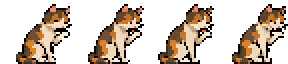
#> input picture game/side_data/chars/cat_calico/groom.png, 144 x 32 px (shown 2 times larger)
$ python preview.py ../../../game/side_data/chars/cat_calico/groom.png ../../../game/side_data/chars/cat_calico/idle_side.png out.png
#> lines starting #> are read from the running program, lines starting #| are printed output that depends on the picture
"""预览：地面网格按根运动滚动、人物居中（镜头跟随）。三栏：8 帧逐帧前进 / 8 帧连续前进（现游戏）/ 16 帧连续前进。"""
import sys
import numpy as np
from PIL import Image, ImageDraw

SC = 4; GIFFPS = 50; SECS = 2.3
ROWS = ['down', 'left', 'right', 'up']


def ground(w, h, off, axis):
    g = np.zeros((h, w, 3), np.uint8); g[:] = (214, 204, 184)
    for i in range(-2, (w if axis == 'x' else h) // 8 + 3):
        p = int(np.floor(i * 8 - off % 8))
        if axis == 'x' and 0 <= p < w: g[:, p] = (170, 160, 140)
        if axis == 'y' and 0 <= p < h: g[p, :] = (170, 160, 140)
    for i in range(-2, (h if axis == 'x' else w) // 8 + 3):
        p = i * 8
        if axis == 'x' and 0 <= p < h: g[p, :] = (190, 180, 160)
        if axis == 'y' and 0 <= p < w: g[:, p] = (190, 180, 160)
    return g


def panel(sheet, d, n, fps, step, mode, t):
    r = ROWS.index(d)
    axis = 'x' if d in ('left', 'right') else 'y'
    sg = 1 if d in ('right', 'down') else -1
    w, h = (96, 48) if axis == 'x' else (48, 72)
    nf = t * fps
    k = int(nf) % n
    dist = (int(nf) * step) if mode == 'F' else nf * step       # 身体前进距离
    g = ground(w, h, sg * dist, axis)
    img = Image.fromarray(g).convert('RGBA')
    fr = Image.fromarray(sheet[40 * r:40 * r + 40, 32 * k:32 * k + 32])
    img.alpha_composite(fr, ((w - 32) // 2, (h - 40) // 2 + (4 if axis == 'x' else 0)))
    return img.resize((w * SC, h * SC), Image.NEAREST)


if __name__ == '__main__':
    s8 = np.array(Image.open(sys.argv[1]).convert('RGBA')); s16 = np.array(Image.open(sys.argv[2]).convert('RGBA'))
#> further down, s8 is the input picture: shape (32, 144, 4); mean R, G, B, A 59.1, 46.6, 35.1, 105.3
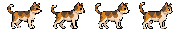
#> input picture game/side_data/chars/cat_calico/idle_side.png, 176 x 29 px
#> further down, s16 is the input picture: shape (29, 176, 4); mean R, G, B, A 53.4, 41.8, 30.7, 94
    out = sys.argv[3]
    for d in ROWS:
        frames = []
        for i in range(int(SECS * GIFFPS)):
            t = i / GIFFPS
            ps = [panel(s8, d, 8, 14, 6, 'F', t), panel(s8, d, 8, 14, 6, 'C', t), panel(s16, d, 16, 28, 3, 'C', t)]
            W_ = sum(p.width for p in ps) + 20; H_ = ps[0].height + 22
            c = Image.new('RGBA', (W_, H_), (250, 246, 238, 255)); x = 0
            dr = ImageDraw.Draw(c)
            for p, lab in zip(ps, ['8f step-at-frame', '8f continuous (game)', '16f continuous']):
                c.paste(p, (x, 22)); dr.text((x + 4, 4), lab, fill=(60, 40, 30)); x += p.width + 10
            frames.append(c.convert('P', palette=Image.ADAPTIVE))
        frames[0].save(f'{out}_{d}.gif', save_all=True, append_images=frames[1:], duration=1000 // GIFFPS, loop=0)
#> this loop made 4 passes
#> pass 1, in panel, `img = Image.fromarray(g).convert('RGBA')`:
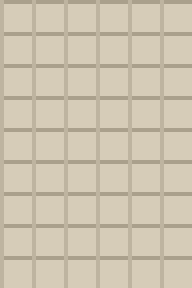
#> img: PIL image 48x72 RGBA (shown 4 times larger); mean R, G, B, A 206.2, 196.2, 176.2, 255
#> pass 1, in panel, `fr = Image.fromarray(sheet[40 * r:40 * r + 40, 32 * k:32 * k + 32])`:
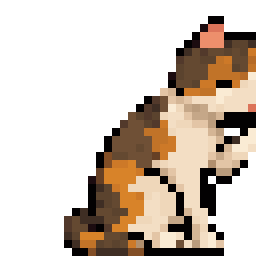
#> fr: PIL image 32x32 RGBA (shown 8 times larger); mean R, G, B, A 63, 50.1, 38, 108.8; transparent parts drawn white
#> pass 1, in panel (call 3), `fr = Image.fromarray(sheet[40 * r:40 * r + 40, 32 * k:32 * k + 32])`:
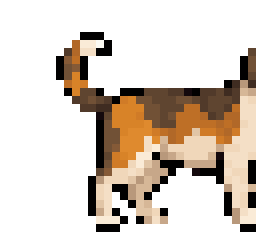
#> fr: PIL image 32x29 RGBA (shown 8 times larger); mean R, G, B, A 54.4, 42.6, 31, 94; transparent parts drawn white
#> pass 1, in panel (call 5), `img = Image.fromarray(g).convert('RGBA')`:
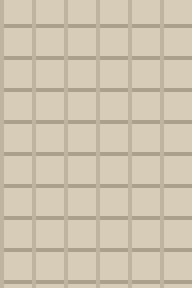
#> img: PIL image 48x72 RGBA (shown 4 times larger); mean R, G, B, A 206.2, 196.2, 176.2, 255
#> after the loop:
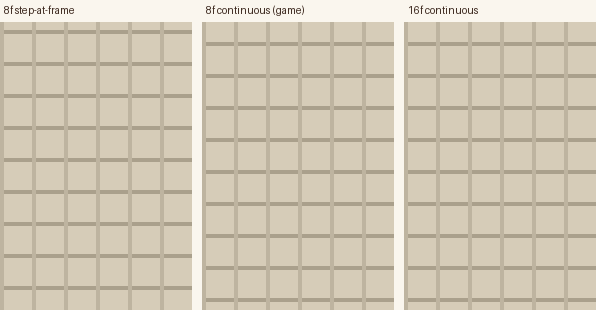
#> c: PIL image 596x310 RGBA; mean R, G, B, A 210.1, 200.7, 181.9, 255
#> after the loop:
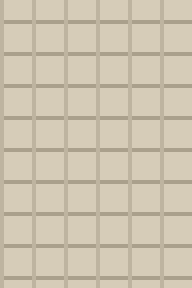
#> p: PIL image 192x288 RGBA; mean R, G, B, A 206.2, 196.2, 176.2, 255
